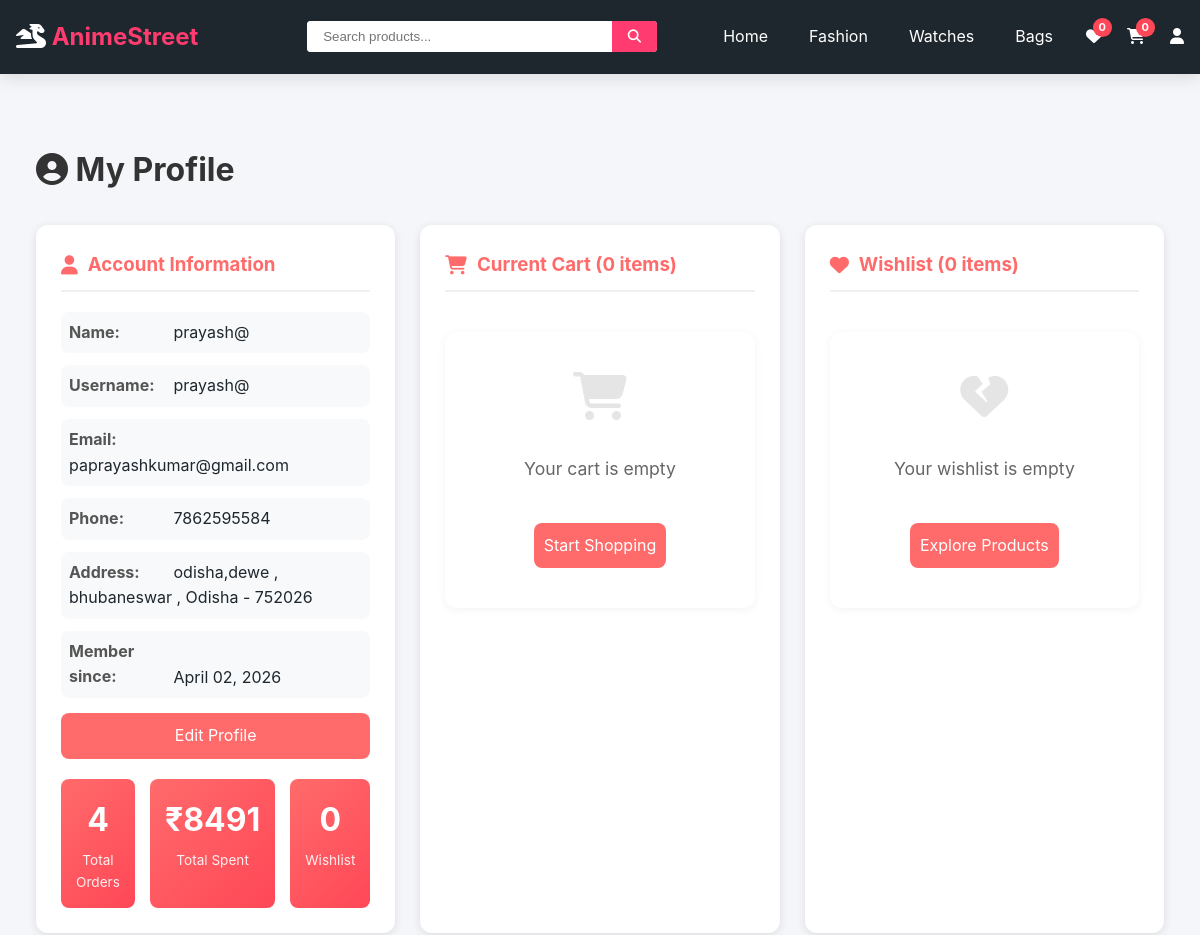
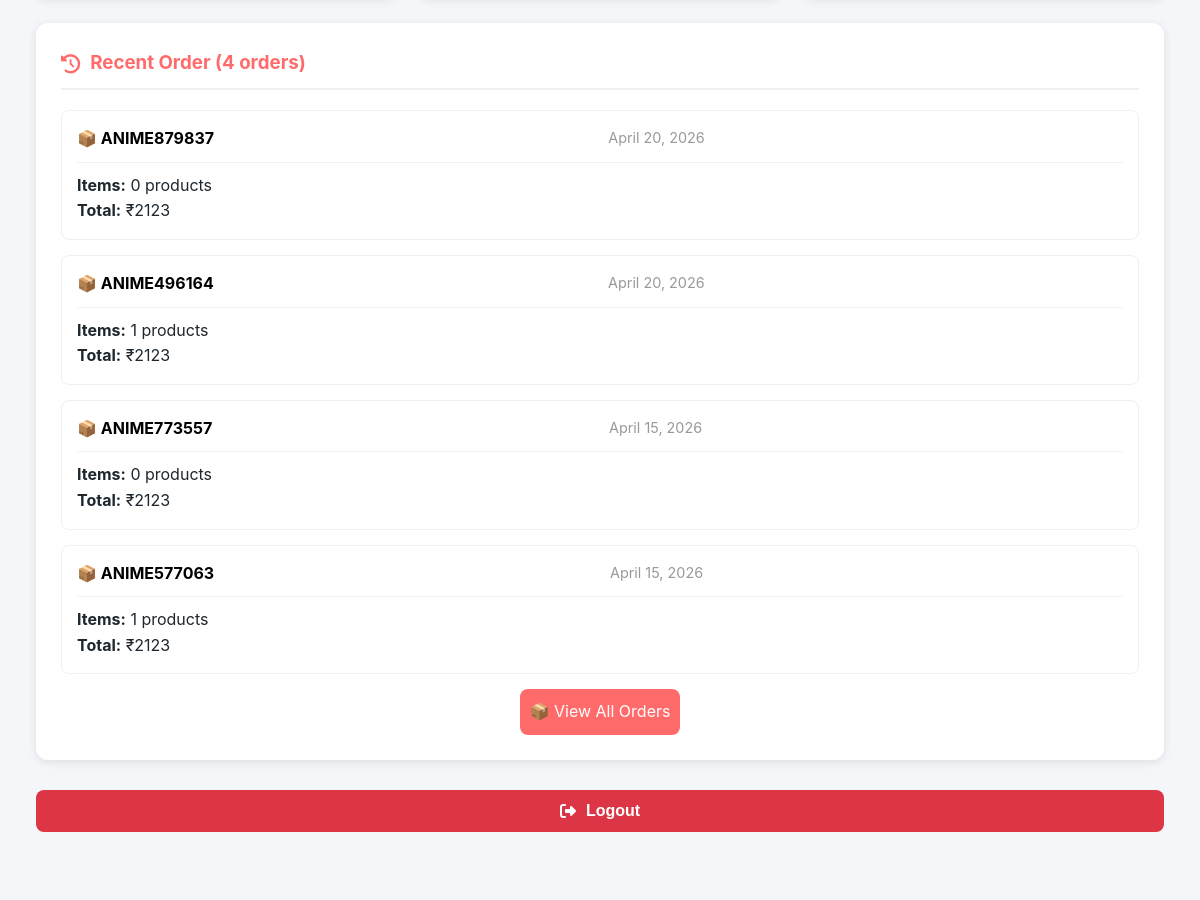
Page /profile/ (signed in, upper part) on the earlier database version (2 pictures, top to bottom).
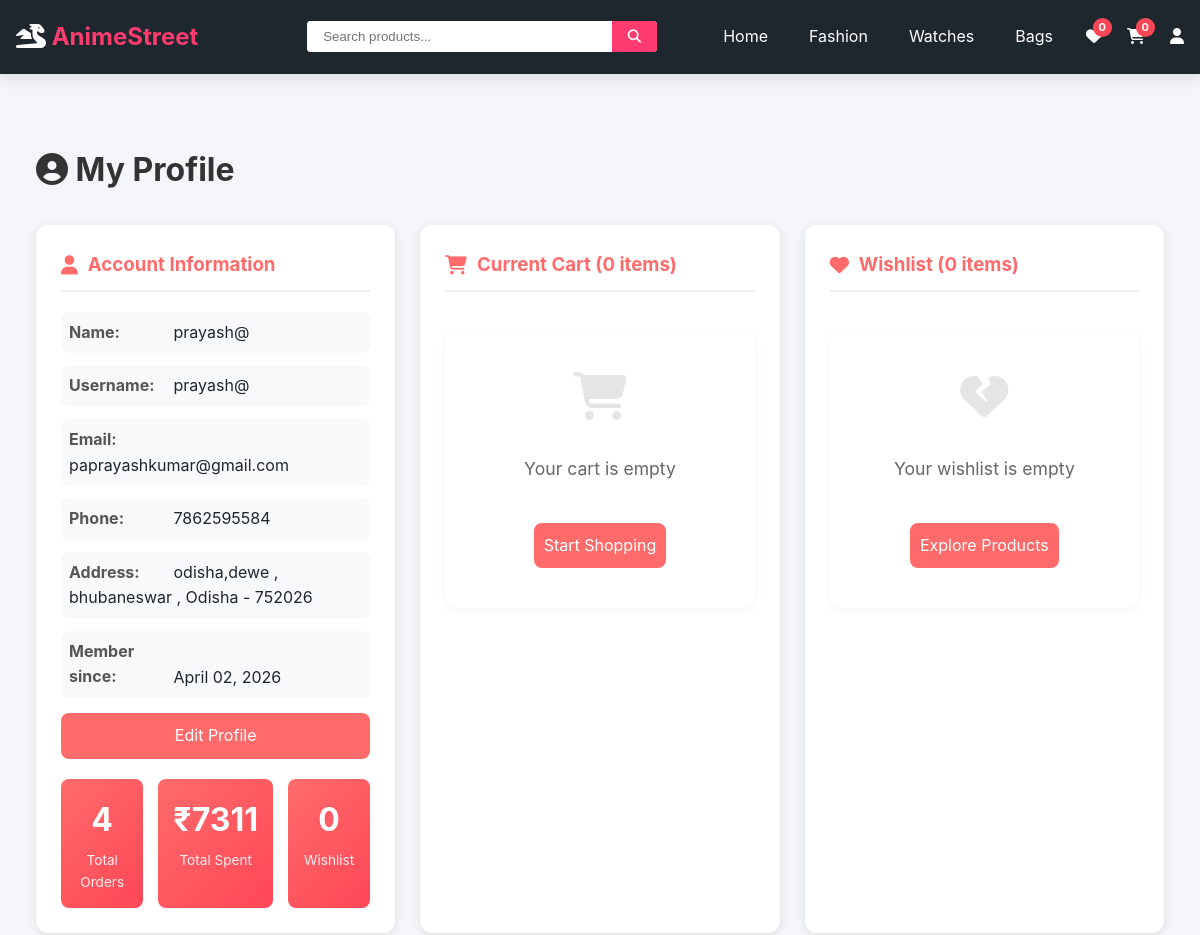
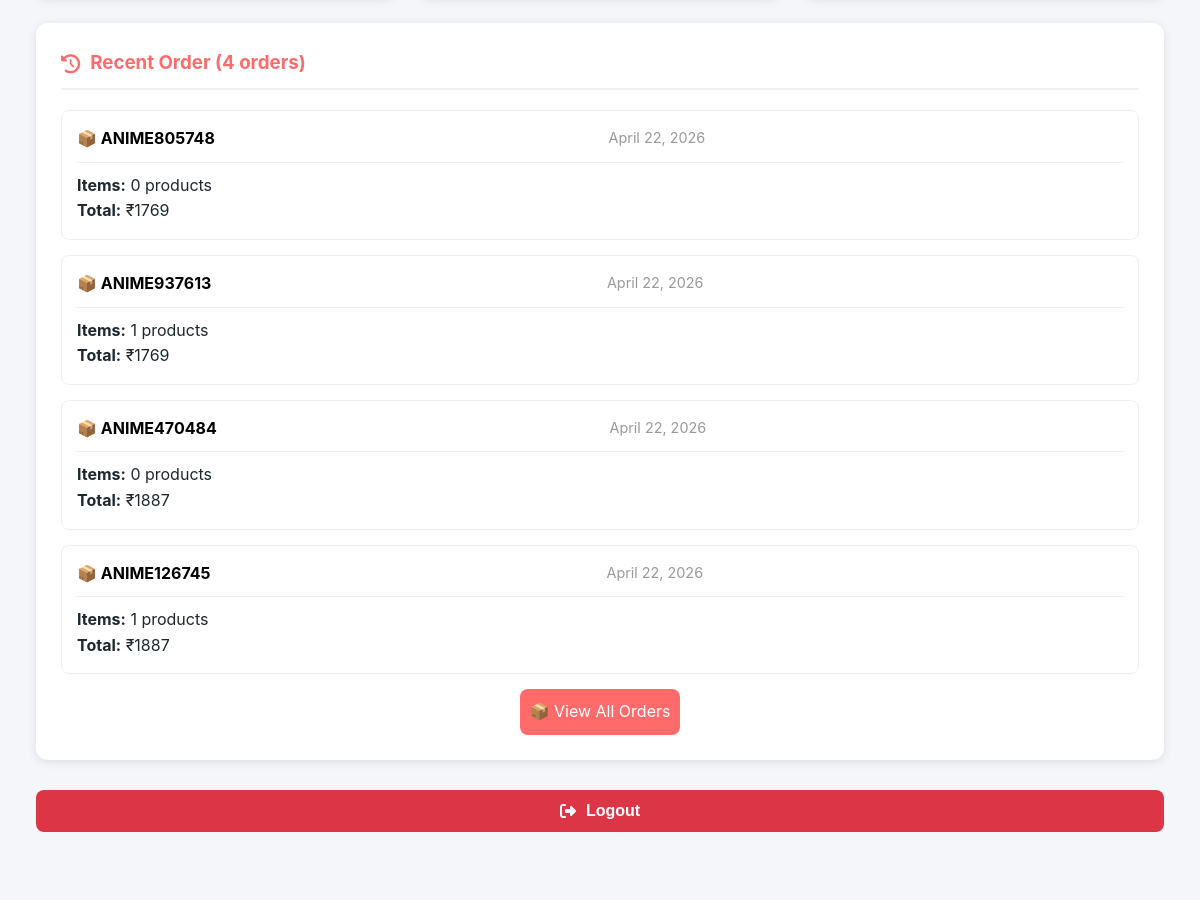
Same page on the later database version (2 pictures, top to bottom).
### shop/models.py (models this page shows, shortened)
class Order(models.Model):
    user = models.ForeignKey(User, on_delete=models.CASCADE)
    total_price = models.DecimalField(max_digits=10, decimal_places=2)
    payment_method = models.CharField(max_length=10, default="COD")
    transaction_id = models.CharField(max_length=100, blank=True, null=True)
    payment_screenshot = models.ImageField(upload_to='payments/', blank=True, null=True)
    payment_status = models.CharField(max_length=20, default="Pending")
    status = models.CharField(max_length=20, default="Pending")
    order_id = models.CharField(max_length=20, unique=True, blank=True)
    created_at = models.DateTimeField(auto_now_add=True)

### shop/views.py (the view)
# urls.py: path('profile/', views.profile, name='profile'),
@login_required
def profile(request):
    cart, created = Cart.objects.get_or_create(user=request.user)
    wishlist, created = Wishlist.objects.get_or_create(user=request.user)
    orders = Order.objects.filter(user=request.user).order_by('-created_at')[:4]
    cart_items = cart.items.select_related('product').all()
    wishlist_items = wishlist.items.select_related('product').all()
    cart_total = cart.get_total()
    total_orders = orders.count()
    total_spent = sum(order.total_price for order in orders)
    context = {
        'user': request.user,
        'cart_items': cart_items,
        'wishlist_items': wishlist_items,
        'orders': orders,
        'cart_total': cart_total,
        'total_orders': total_orders,
        'total_spent': total_spent,
    }
    return render(request, 'shop/profile.html', context)

### shop/context_processors.py (called while the page is built)
def cart_count(request):
    if request.user.is_authenticated:
        try:
            cart, created = Cart.objects.get_or_create(user=request.user)
            count = cart.get_total_items()
        except:
            count = 0
    else:
        count = 0
    return {'cart_count': count}

### shop/models.py (called while the page is built)
    def get_total(self):
        return sum(item.get_total() for item in self.items.all())

    def get_total_items(self):
        return sum(item.quantity for item in self.items.all())

### shop/templates/shop/profile.html (shortened to what the changed rows need)
{% extends 'shop/base.html' %}
{% load static %}
{% block content %}
<div class="container">
    <div class="profile-container">
        <h1><i class="fas fa-user-circle"></i> My Profile</h1>
        <div class="profile-grid">
            <div class="profile-card user-info">
                <div class="stats-grid">
                    <div class="stat-box">
                        <div class="stat-number">₹{{ total_spent|floatformat:0 }}</div>
                        <div class="stat-label">Total Spent</div>
                    </div>
                </div>
            </div>
        </div>
        <div class="profile-card" style="margin-top: 25px;">
            {% if orders %}
            <div>
                {% for order in orders|slice:":4" %}
                <div class="order-item">
                    <div class="order-header">
                        <div style="color: black; font-weight: bold;">
                            📦 {{ order.order_id }}
                        </div>
                        <span class="order-date">{{ order.created_at|date:"F d, Y" }}</span>
                        <span class="order-status status-{{ order.status }}">{{ order.get_status_display }}</span>
                    </div>
                    <p><strong>Items:</strong> {{ order.items.count }} products</p>
                    <p><strong>Total:</strong> ₹{{ order.total_price|floatformat:0 }}</p>
                </div>
                {% endfor %}
            </div>
            {% else %}
            <div class="empty-state">
                <i class="fas fa-shopping-bag"></i>
                <p>No orders yet</p>
                <a href="{% url 'shop:index' %}" class="checkout-btn">Start Shopping</a>
            </div>
            {% endif %}
        </div>
    </div>
</div>
{% endblock %}

Differences in the rows shown:
no longer on this page (row unchanged): Order: order_id "ANIME879837", created_at "April 20, 2026", items.count "0", total_price "2123"
no longer on this page (row unchanged): Order: order_id "ANIME496164", created_at "April 20, 2026", items.count "1", total_price "2123"
no longer on this page (row unchanged): Order: order_id "ANIME773557", created_at "April 15, 2026", items.count "0", total_price "2123"
no longer on this page (row unchanged): Order: order_id "ANIME577063", created_at "April 15, 2026", items.count "1", total_price "2123"
added Order: order_id "ANIME805748", created_at "April 22, 2026", items.count "0", total_price "1769"
added Order: order_id "ANIME937613", created_at "April 22, 2026", items.count "1", total_price "1769"
added Order: order_id "ANIME470484", created_at "April 22, 2026", items.count "0", total_price "1887"
added Order: order_id "ANIME126745", created_at "April 22, 2026", items.count "1", total_price "1887"
Other differences:
{{ total_spent|floatformat:0 }}: "8491" → "7311"
